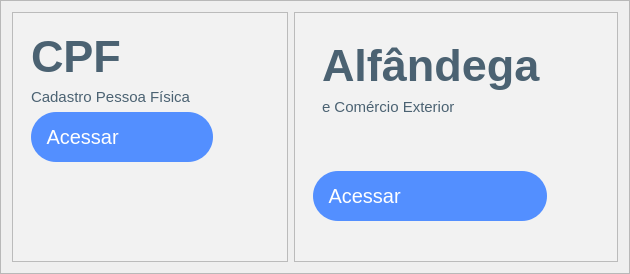
              <widget class="QFrame" name="frame_3">
               <property name="frameShape">
                <enum>QFrame::StyledPanel</enum>
               </property>
               <property name="frameShadow">
                <enum>QFrame::Raised</enum>
               </property>
               <layout class="QHBoxLayout" name="horizontalLayout_7">
                <item>
                 <widget class="QFrame" name="frame_CPF">
                  <property name="minimumSize">
                   <size>
                    <width>0</width>
                    <height>250</height>
                   </size>
                  </property>
                  <property name="maximumSize">
                   <size>
                    <width>16777215</width>
                    <height>250</height>
                   </size>
                  </property>
                  <property name="styleSheet">
                   <string notr="true">QFrame{ 
background-color: #f2f2f2;


 }</string>
                  </property>
                  <property name="frameShape">
                   <enum>QFrame::StyledPanel</enum>
                  </property>
                  <property name="frameShadow">
                   <enum>QFrame::Raised</enum>
                  </property>
                  <layout class="QHBoxLayout" name="horizontalLayout_9">
                   <item>
                    <widget class="QFrame" name="frame_16">
                     <property name="minimumSize">
                      <size>
                       <width>200</width>
                       <height>0</height>
                      </size>
                     </property>
                     <property name="styleSheet">
                      <string notr="true">QFrame{ border:0px }</string>
                     </property>
                     <property name="frameShape">
                      <enum>QFrame::StyledPanel</enum>
                     </property>
                     <property name="frameShadow">
                      <enum>QFrame::Raised</enum>
                     </property>
                     <layout class="QVBoxLayout" name="verticalLayout_10">
                      <item>
                       <widget class="QLabel" name="label_TitleCPF">
                        <property name="styleSheet">
                         <string notr="true">QLabel{

color:#4b6272;
border:0px;
font-size:45px;
font-weight: bold;
}</string>
                        </property>
                        <property name="text">
                         <string>CPF</string>
                        </property>
                       </widget>
                      </item>
                      <item>
                       <widget class="QLabel" name="label_SubTitleCPF">
                        <property name="styleSheet">
                         <string notr="true">
QLabel{
color:#4b6272;
border:0px;
font-size:15px;
}</string>
                        </property>
                        <property name="text">
                         <string>Cadastro Pessoa Física</string>
                        </property>
                       </widget>
                      </item>
                      <item>
                       <widget class="QPushButton" name="pushButton_BtnCPF">
                        <property name="minimumSize">
                         <size>
                          <width>0</width>
                          <height>50</height>
                         </size>
                        </property>
                        <property name="maximumSize">
                         <size>
                          <width>234</width>
                          <height>50</height>
                         </size>
                        </property>
                        <property name="cursor">
                         <cursorShape>PointingHandCursor</cursorShape>
                        </property>
                        <property name="layoutDirection">
                         <enum>Qt::LeftToRight</enum>
                        </property>
                        <property name="styleSheet">
                         <string notr="true">QPushButton{
	text-align:left;
	color:#fff;
	border:0px;
	border-radius:25px;
	font-size:20px;
	cursor: pointer;
	background-color:#538fff;
}
QPushButton:hover{
background-color:#3668ff;
}


</string>
                        </property>
                        <property name="text">
                         <string>   Acessar</string>
                        </property>
                        <property name="icon">
                         <iconset resource="assets/files.qrc">
                          <normaloff>:/img/path395.png</normaloff>:/img/path395.png</iconset>
                        </property>
                        <property name="iconSize">
                         <size>
                          <width>40</width>
                          <height>40</height>
                         </size>
                        </property>
                       </widget>
                      </item>
                      <item>
                       <spacer name="verticalSpacer_3">
                        <property name="orientation">
                         <enum>Qt::Vertical</enum>
                        </property>
                        <property name="sizeHint" stdset="0">
                         <size>
                          <width>20</width>
                          <height>40</height>
                         </size>
                        </property>
                       </spacer>
                      </item>
                     </layout>
                    </widget>
                   </item>
                   <item>
                    <widget class="QFrame" name="frame_17">
                     <property name="styleSheet">
                      <string notr="true">QFrame{ border:0px }</string>
                     </property>
                     <property name="frameShape">
                      <enum>QFrame::StyledPanel</enum>
                     </property>
                     <property name="frameShadow">
                      <enum>QFrame::Raised</enum>
                     </property>
                     <layout class="QHBoxLayout" name="horizontalLayout_10">
                      <item>
                       <widget class="QPushButton" name="pushButton_ImgCPF">
                        <property name="styleSheet">
                         <string notr="true">QPushButton{ border:0px }</string>
                        </property>
                        <property name="text">
                         <string/>
                        </property>
                        <property name="icon">
                         <iconset resource="assets/files.qrc">
                          <normaloff>:/img/Component 2.png</normaloff>:/img/Component 2.png</iconset>
                        </property>
                        <property name="iconSize">
                         <size>
                          <width>150</width>
                          <height>300</height>
                         </size>
                        </property>
                       </widget>
                      </item>
                     </layout>
                    </widget>
                   </item>
                  </layout>
                 </widget>
                </item>
                <item>
                 <widget class="QFrame" name="frame_Alfandega">
                  <property name="minimumSize">
                   <size>
                    <width>0</width>
                    <height>250</height>
                   </size>
                  </property>
                  <property name="maximumSize">
                   <size>
                    <width>16777215</width>
                    <height>250</height>
                   </size>
                  </property>
                  <property name="styleSheet">
                   <string notr="true">QFrame{ background-color: #f2f2f2; }</string>
                  </property>
                  <property name="frameShape">
                   <enum>QFrame::StyledPanel</enum>
                  </property>
                  <property name="frameShadow">
                   <enum>QFrame::Raised</enum>
                  </property>
                  <layout class="QVBoxLayout" name="verticalLayout_14">
                   <item>
                    <widget class="QFrame" name="frame_24">
                     <property name="styleSheet">
                      <string notr="true">QFrame{ border:0px }</string>
                     </property>
                     <property name="frameShape">
                      <enum>QFrame::StyledPanel</enum>
                     </property>
                     <property name="frameShadow">
                      <enum>QFrame::Raised</enum>
                     </property>
                     <layout class="QHBoxLayout" name="horizontalLayout_11">
                      <item>
                       <widget class="QFrame" name="frame_19">
                        <property name="minimumSize">
                         <size>
                          <width>200</width>
                          <height>0</height>
                         </size>
                        </property>
                        <property name="styleSheet">
                         <string notr="true">QFrame{ border:0px }</string>
                        </property>
                        <property name="frameShape">
                         <enum>QFrame::StyledPanel</enum>
                        </property>
                        <property name="frameShadow">
                         <enum>QFrame::Raised</enum>
                        </property>
                        <layout class="QVBoxLayout" name="verticalLayout_11">
                         <item>
                          <widget class="QLabel" name="label_TitleAlfandega">
                           <property name="minimumSize">
                            <size>
                             <width>230</width>
                             <height>0</height>
                            </size>
                           </property>
                           <property name="styleSheet">
                            <string notr="true">QLabel{

color:#4b6272;
border:0px;
font-size:45px;
font-weight: bold;
}</string>
                           </property>
                           <property name="text">
                            <string>Alfândega</string>
                           </property>
                          </widget>
                         </item>
                         <item>
                          <widget class="QLabel" name="label_SubTitleAlfandega">
                           <property name="styleSheet">
                            <string notr="true">
QLabel{
color:#4b6272;
border:0px;
font-size:15px;
}</string>
                           </property>
                           <property name="text">
                            <string>e Comércio Exterior</string>
                           </property>
                          </widget>
                         </item>
                        </layout>
                       </widget>
                      </item>
                      <item>
                       <widget class="QPushButton" name="pushButton_ImgAlfandega">
                        <property name="styleSheet">
                         <string notr="true">QPushButton{ border:0px }</string>
                        </property>
                        <property name="text">
                         <string/>
                        </property>
                        <property name="icon">
                         <iconset resource="assets/files.qrc">
                          <normaloff>:/img/Flying around the world-rafiki 2.png</normaloff>:/img/Flying around the world-rafiki 2.png</iconset>
                        </property>
                        <property name="iconSize">
                         <size>
                          <width>150</width>
                          <height>350</height>
                         </size>
                        </property>
                        <property name="shortcut">
                         <string>Ctrl+S, Ctrl+R</string>
                        </property>
                       </widget>
                      </item>
                     </layout>
                    </widget>
                   </item>
                   <item>
                    <widget class="QFrame" name="frame_23">
                     <property name="styleSheet">
                      <string notr="true">QFrame{ border:0px }</string>
                     </property>
                     <property name="frameShape">
                      <enum>QFrame::StyledPanel</enum>
                     </property>
                     <property name="frameShadow">
                      <enum>QFrame::Raised</enum>
                     </property>
                     <layout class="QVBoxLayout" name="verticalLayout_15">
                      <item>
                       <widget class="QPushButton" name="pushButton_BtnAlfandega">
                        <property name="minimumSize">
                         <size>
                          <width>0</width>
                          <height>50</height>
                         </size>
                        </property>
                        <property name="maximumSize">
                         <size>
                          <width>234</width>
                          <height>50</height>
                         </size>
                        </property>
                        <property name="cursor">
                         <cursorShape>PointingHandCursor</cursorShape>
                        </property>
                        <property name="layoutDirection">
                         <enum>Qt::LeftToRight</enum>
                        </property>
                        <property name="styleSheet">
                         <string notr="true">QPushButton{
	text-align:left;
	color:#fff;
	border:0px;
	border-radius:25px;
	font-size:20px;
	cursor: pointer;
	background-color:#538fff;
}
QPushButton:hover{
background-color:#3668ff;
}


</string>
                        </property>
                        <property name="text">
                         <string>   Acessar</string>
                        </property>
                        <property name="icon">
                         <iconset resource="assets/files.qrc">
                          <normaloff>:/img/path395.png</normaloff>:/img/path395.png</iconset>
                        </property>
                        <property name="iconSize">
                         <size>
                          <width>40</width>
                          <height>40</height>
                         </size>
                        </property>
                       </widget>
                      </item>
                     </layout>
                    </widget>
                   </item>
                  </layout>
                 </widget>
                </item>
               </layout>
              </widget>
